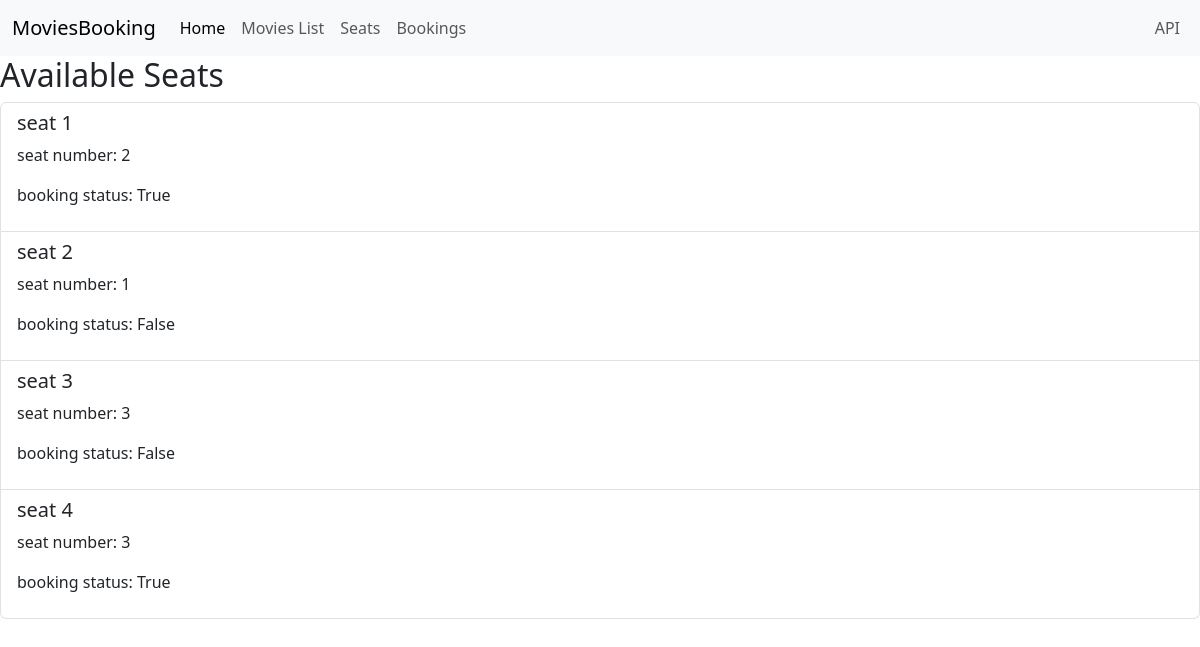
The app's page /main/seat_booking/, older data.
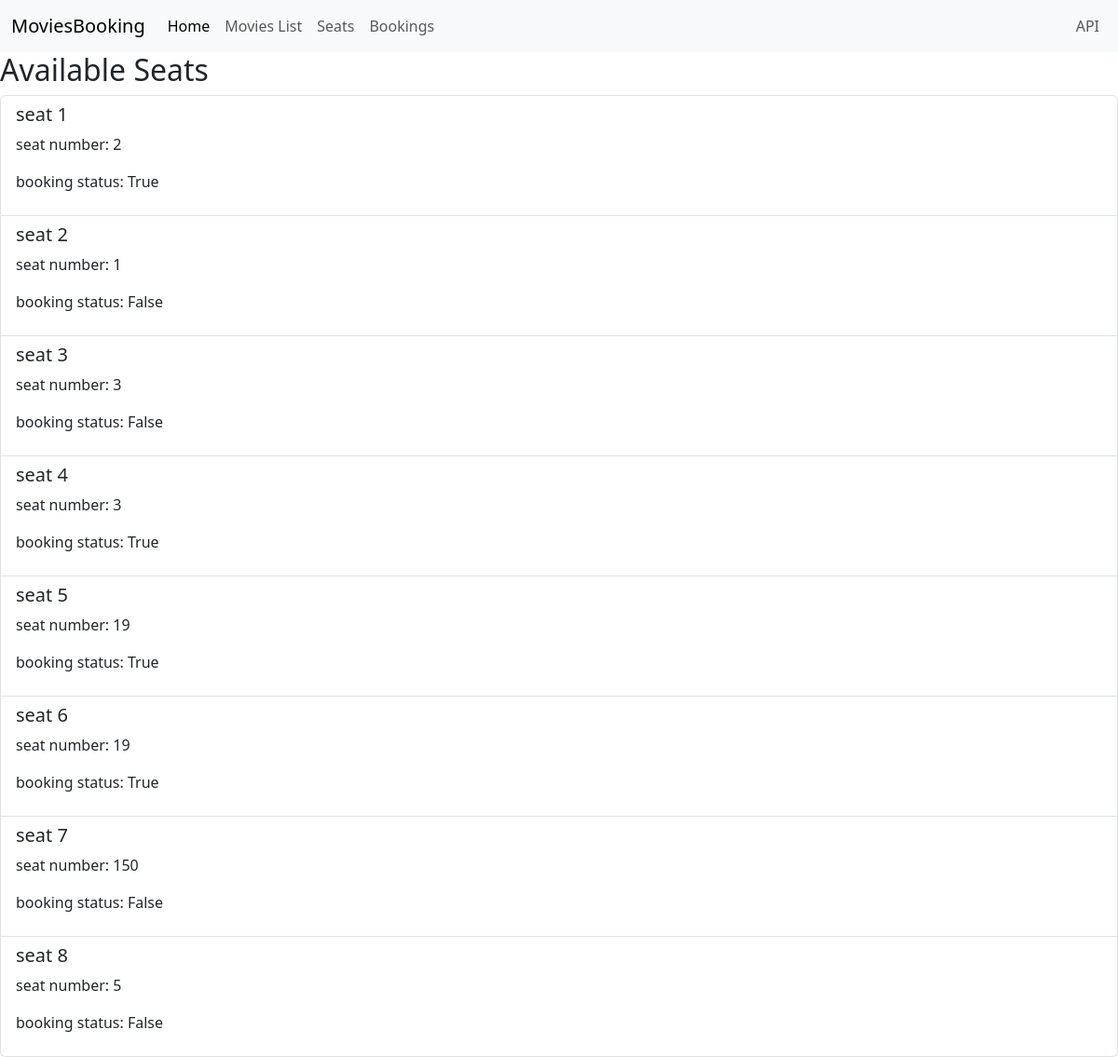
The same page, newer data.
### bookings/models.py (models this page shows)
class Seat(models.Model):
    seat_number = models.IntegerField(default=0)
    booking_status = models.BooleanField(default=0)

### bookings/views.py (the view)
# urls.py: path('main/seat_booking/', seat_bookingView_HTML),
def seat_bookingView_HTML(request):
    seats = Seat.objects.all()
    if request.method == 'POST':
        seat_num = request.POST.get('seat_number')
        Seat.objects.create(seat_number = seat_num, booking_status = False)
        return render(request, 'seat_booking.html', {"seats" : seats})
    return render(request, 'seat_booking.html',{"seats": seats})

### bookings/templates/bookings/seat_booking.html (shortened to what this page needs)
{% extends "bookings/base.html" %}
{% block content %}
<h2> Available Seats </h2>
<ul class = "list-group">
    {% for seat in seats %}
        <li class="list-group-item">
            <h5>seat {{seat.id}}</h5>
            <p>seat number: {{seat.seat_number}}</p>
            <p>booking status: {{seat.booking_status}}</p>
        </li>
    {% endfor %}
</ul>
{% endblock content%}

### bookings/templates/bookings/base.html (shortened to what this page needs)
<!doctype html>
<html lang="en">
  <head>
    <link href="https://cdn.jsdelivr.net/npm/bootstrap@5.3.8/dist/css/bootstrap.min.css" rel="stylesheet">
</head>
  <body>
    <nav class="navbar navbar-expand-lg bg-body-tertiary">
        <div class="container-fluid">
          <a class="navbar-brand" href="{% url 'movies'%}">MoviesBooking</a>
          <div class="collapse navbar-collapse" id="navbarSupportedContent">
            <ul class="navbar-nav me-auto mb-2 mb-lg-0">
              <li class="nav-item">
                <a class="nav-link active" aria-current="page" href="/">Home</a>
              </li>
              <li class="nav-item">
                <a class="nav-link" href="https://app-mason-19.devedu.io/main/movies">Movies List</a>
              </li>
              <li class="nav-item">
                <a class="nav-link" href="https://app-mason-19.devedu.io/main/seat_booking">Seats</a>
              </li>
              <li class="nav-item">
                <a class="nav-link" href="https://app-mason-19.devedu.io/main/booking_history">Bookings</a>
              </li>
            </ul>
            <ul class="navbar-nav ms-auto mb-2 mb-lg-0">
              <li class="nav-item">
                <a class="nav-link" href="https://app-mason-19.devedu.io/api">API</a>
              </li>
            </ul>
          </div>
        </div>
      </nav>
  {% block content %}{% endblock content %}
</body>
</html>

Row changes from the older to the newer data that the page shows:
added Seat: id "5", seat_number "19", booking_status "True"
added Seat: id "6", seat_number "19", booking_status "True"
added Seat: id "7", seat_number "150", booking_status "False"
added Seat: id "8", seat_number "5", booking_status "False"
